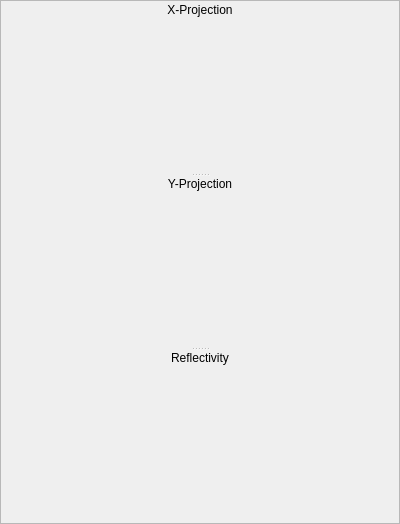
      <widget class="QFrame" name="rightPlots">
       <property name="sizePolicy">
        <sizepolicy hsizetype="Expanding" vsizetype="Expanding">
         <horstretch>0</horstretch>
         <verstretch>0</verstretch>
        </sizepolicy>
       </property>
       <property name="minimumSize">
        <size>
         <width>400</width>
         <height>0</height>
        </size>
       </property>
       <property name="baseSize">
        <size>
         <width>350</width>
         <height>0</height>
        </size>
       </property>
       <property name="frameShape">
        <enum>QFrame::StyledPanel</enum>
       </property>
       <property name="frameShadow">
        <enum>QFrame::Raised</enum>
       </property>
       <layout class="QVBoxLayout" name="verticalLayout_2">
        <property name="leftMargin">
         <number>2</number>
        </property>
        <property name="topMargin">
         <number>2</number>
        </property>
        <property name="rightMargin">
         <number>2</number>
        </property>
        <property name="bottomMargin">
         <number>2</number>
        </property>
        <item>
         <widget class="QSplitter" name="plotSplitter">
          <property name="orientation">
           <enum>Qt::Vertical</enum>
          </property>
          <property name="childrenCollapsible">
           <bool>false</bool>
          </property>
          <widget class="QWidget" name="widget_4" native="true">
           <layout class="QVBoxLayout" name="verticalLayout_24">
            <item>
             <widget class="QLabel" name="label_35">
              <property name="sizePolicy">
               <sizepolicy hsizetype="Preferred" vsizetype="Fixed">
                <horstretch>0</horstretch>
                <verstretch>0</verstretch>
               </sizepolicy>
              </property>
              <property name="text">
               <string>X-Projection</string>
              </property>
              <property name="alignment">
               <set>Qt::AlignCenter</set>
              </property>
             </widget>
            </item>
            <item>
             <widget class="MPLWidget" name="x_project" native="true">
              <property name="sizePolicy">
               <sizepolicy hsizetype="Expanding" vsizetype="Expanding">
                <horstretch>0</horstretch>
                <verstretch>0</verstretch>
               </sizepolicy>
              </property>
              <property name="minimumSize">
               <size>
                <width>150</width>
                <height>150</height>
               </size>
              </property>
             </widget>
            </item>
           </layout>
          </widget>
          <widget class="QWidget" name="widget_2" native="true">
           <layout class="QVBoxLayout" name="verticalLayout_23">
            <item>
             <widget class="QLabel" name="label_34">
              <property name="sizePolicy">
               <sizepolicy hsizetype="Preferred" vsizetype="Fixed">
                <horstretch>0</horstretch>
                <verstretch>0</verstretch>
               </sizepolicy>
              </property>
              <property name="text">
               <string>Y-Projection</string>
              </property>
              <property name="alignment">
               <set>Qt::AlignCenter</set>
              </property>
             </widget>
            </item>
            <item>
             <widget class="MPLWidget" name="y_project" native="true">
              <property name="sizePolicy">
               <sizepolicy hsizetype="Expanding" vsizetype="Expanding">
                <horstretch>0</horstretch>
                <verstretch>0</verstretch>
               </sizepolicy>
              </property>
              <property name="minimumSize">
               <size>
                <width>150</width>
                <height>150</height>
               </size>
              </property>
             </widget>
            </item>
           </layout>
          </widget>
          <widget class="QWidget" name="widget" native="true">
           <property name="minimumSize">
            <size>
             <width>0</width>
             <height>0</height>
            </size>
           </property>
           <layout class="QVBoxLayout" name="verticalLayout_22">
            <item>
             <widget class="QLabel" name="label_33">
              <property name="sizePolicy">
               <sizepolicy hsizetype="Preferred" vsizetype="Fixed">
                <horstretch>0</horstretch>
                <verstretch>0</verstretch>
               </sizepolicy>
              </property>
              <property name="text">
               <string>Reflectivity</string>
              </property>
              <property name="alignment">
               <set>Qt::AlignCenter</set>
              </property>
             </widget>
            </item>
            <item>
             <widget class="MPLWidget" name="refl" native="true">
              <property name="sizePolicy">
               <sizepolicy hsizetype="Expanding" vsizetype="Expanding">
                <horstretch>0</horstretch>
                <verstretch>0</verstretch>
               </sizepolicy>
              </property>
              <property name="minimumSize">
               <size>
                <width>150</width>
                <height>150</height>
               </size>
              </property>
             </widget>
            </item>
           </layout>
          </widget>
         </widget>
        </item>
       </layout>
      </widget>
